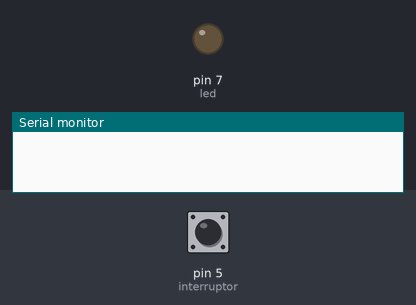
Simulated run of this sketch. Board: Arduino Uno, built with avr-gcc and run on an emulated ATmega328P. Parts: output pins drawn as LEDs (lit = HIGH), the last lines printed to the serial monitor. The inputs (shaded band) are chosen by the test bench; at power-on: pin 5 (interruptor) LOW. The local clock reads 2024-03-15 10:24:30 at power-on unless the sketch sets it; random numbers use the default seed unless the sketch sets one.

Above: at 1.2 s.
1.3 s: pin 5 (interruptor) pulled HIGH for 3.2 s
At 1.6 s:
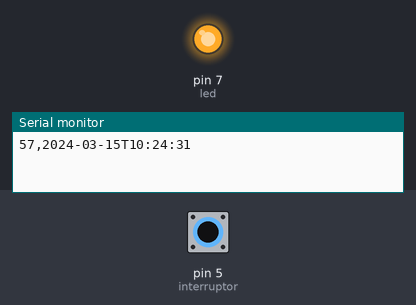
Timing chart, 0 to 6.8 s (numbered marks = the images above; inputs shaded):
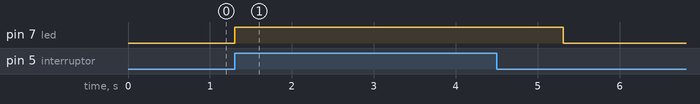

Measured:
- after the input at 1.3 s, pin 7 (led): LOW → HIGH at once, → LOW 4.0 s later

The sketch:

rtc_test.ino
```cpp
#include "RTClib.h"

RTC_DS3231 reloj;

#define interruptor 5
#define led 7

long porcentajeHumedad;

void setup()
{
  pinMode(interruptor, INPUT);
  pinMode(led, OUTPUT);
  Serial.begin(9600);

  if (!reloj.begin())
  {
    Serial.println("No se pudo encontrar el Reloj RTC");
    Serial.flush();
    abort();
  }

  if (reloj.lostPower())
  {
    Serial.println("¡El Reloj RTC perdió energía, ¡establezcamos la hora!");
    reloj.adjust(DateTime(F(__DATE__), F(__TIME__)));
  }
}

void loop()
{

  byte lectura = digitalRead(interruptor);
  if (lectura == HIGH)
  {
    DateTime ahora = reloj.now();
    porcentajeHumedad = random(50, 80);
    Serial.print(porcentajeHumedad);
    Serial.print(",");
    Serial.println(ahora.timestamp());
    digitalWrite(led, HIGH);
    delay(1000);
    digitalWrite(led, LOW);
  }
}
```
